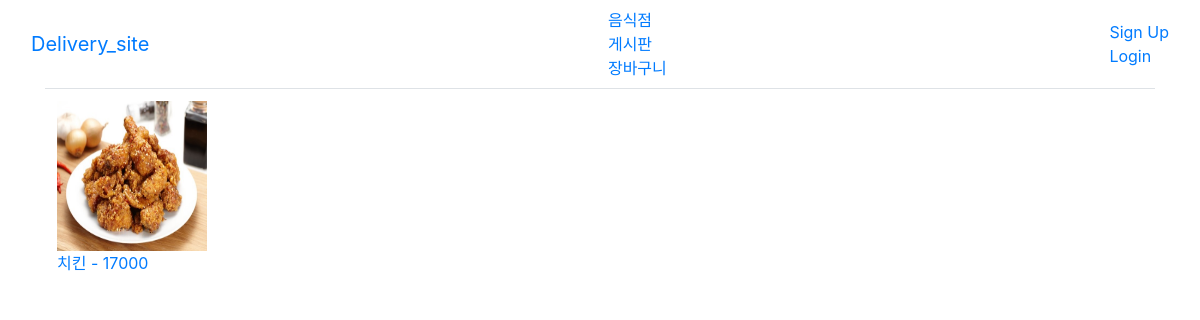
Page /store/2/ on the committed database.
### store_app/models.py (models this page shows)
class Menu(models.Model):
    store = models.ForeignKey(Store, on_delete = models.CASCADE)
    name = models.CharField(max_length=50)
    img = models.ImageField()
    price = models.IntegerField(default=0)
    def __str__(self):
        return self.name

### store_app/views.py (the view)
# urls.py: path('<int:store_id>/', views.store_detail, name='store_detail'),
def store_detail(request, store_id):
    store_set = Store.objects.get(id=store_id)
    context = {
        'data': store_set.menu_set.all,
        'store': store_set
    }
    return render(request, 'store_app/detail.html', context)

### store_app/templates/store_app/detail.html (shortened to what this page needs)
{% extends "layout/layout.html" %}
{% block content %}
<div class="container">
    <table class="table table-hover">
        <thead>
            <tr>{% for menu in data %}
                <td>
                    <a href ="{% url 'store_menu' store.id menu %}" target="_blank"><img width="150" height="150" src="{{ menu.img.url }}">
                    <br>{{ menu.name }} - {{menu.price}}</a><br>
                </td>
                {% endfor %}
            </tr>
        </thead>
    </table>
</div>
{% endblock %}

### rows in the picture
Menu: img (picture), name "치킨", price "17000"
